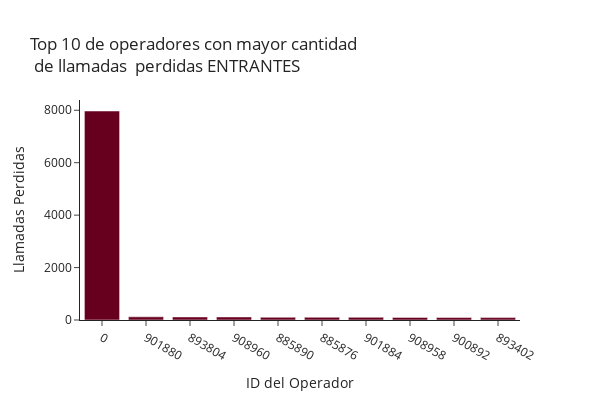

Notebook cell for this chart:
### Code cell
missed_calls_per_operator = df_merged[df_merged['direction'] == 'in']
missed_calls_per_operator = missed_calls_per_operator.groupby('operator_id').agg({'is_missed_call':'count'})
missed_calls_per_operator = missed_calls_per_operator.sort_values(by= 'is_missed_call', ascending=False).head(10)
print(missed_calls_per_operator)

labels = missed_calls_per_operator.index.to_list()
labels = [str(x) for x in labels]

fig = px.bar(missed_calls_per_operator, x=labels, y='is_missed_call',
            labels={ 'x':'ID del Operador', 'is_missed_call':'Llamadas Perdidas'},
            title='Top 10 de operadores con mayor cantidad <br> de llamadas  perdidas ENTRANTES',
            color_discrete_sequence=px.colors.sequential.RdBu,
            template='simple_white')

fig.update_layout(width=600, height=400)

plt.tight_layout()
fig.show()

### Figure 1 — Plotly figure (JSON) as saved in the notebook; plotly's stock layout.template omitted (floating-point values rounded to 4 significant figures)
{"data": [{"alignmentgroup": "True", "hovertemplate": "ID del Operador=%{x}<br>Llamadas Perdidas=%{y}<extra></extra>", "legendgroup": "", "marker": {"color": "rgb(103,0,31)", "pattern": {"shape": ""}}, "name": "", "offsetgroup": "", "orientation": "v", "showlegend": false, "textposition": "auto", "type": "bar", "x": ["0", "901880", "893804", "908960", "885890", "885876", "901884", "908958", "900892", "893402"], "xaxis": "x", "y": [7972, 121, 116, 116, 103, 103, 102, 100, 93, 91], "yaxis": "y"}], "layout": {"barmode": "relative", "height": 400, "legend": {"tracegroupgap": 0}, "title": {"text": "Top 10 de operadores con mayor cantidad <br> de llamadas  perdidas ENTRANTES"}, "width": 600, "xaxis": {"anchor": "y", "domain": [0, 1], "title": {"text": "ID del Operador"}}, "yaxis": {"anchor": "x", "domain": [0, 1], "title": {"text": "Llamadas Perdidas"}}}}
